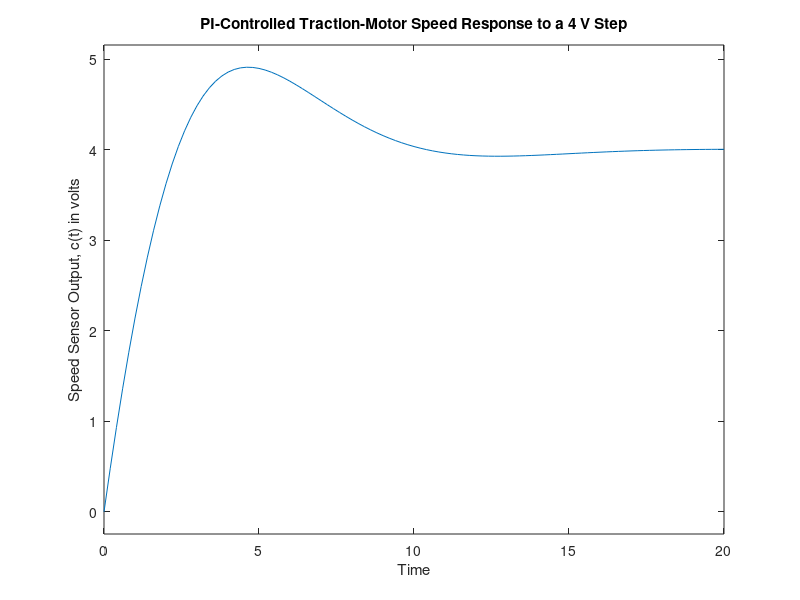

This chart was generated by the following MATLAB code:
% Frequency response and step response of a PI-compensated
% hybrid-electric-vehicle traction-motor speed-control loop.

numg = [0.78 0.78 0.1872];
deng = poly([0 -0.0163 -0.5858]);

K = 0.78;   % Gain selected from the root-locus design
G = K * tf(numg, deng);

bode(G);
grid
pause

T = feedback(G, 1);   % Closed-loop transfer function
T = minreal(T);

step(4 * T);
grid
xlabel('Time')
ylabel('Speed Sensor Output, c(t) in volts')
title('PI-Controlled Traction-Motor Speed Response to a 4 V Step')
